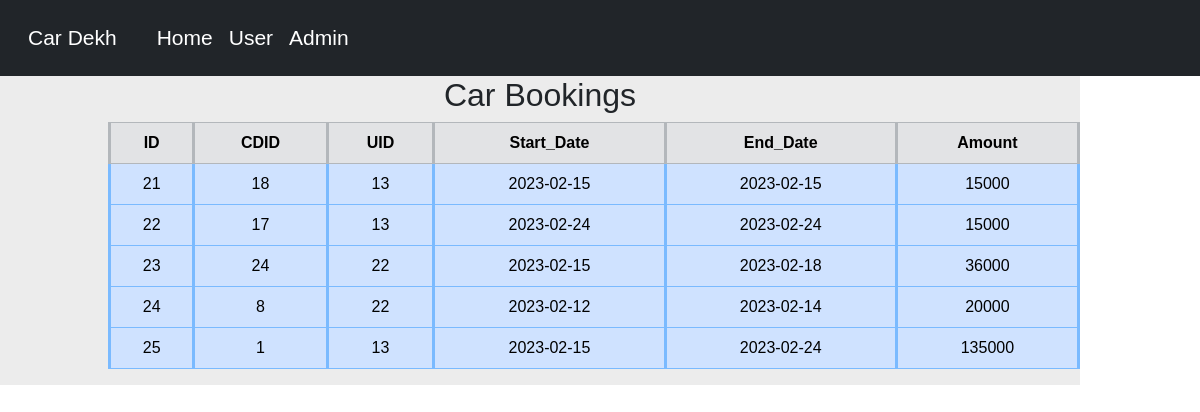
Page /Cars-Coding/my_bookings.php on the committed database.
### tables this page shows
CREATE TABLE `my_bookings` (
  `id` int(11) NOT NULL,
  `cdid` int(11) NOT NULL,
  `uid` int(11) NOT NULL,
  `start_date` date NOT NULL,
  `end_date` date NOT NULL,
  `amount` int(11) NOT NULL,
  `created_at` timestamp NOT NULL DEFAULT CURRENT_TIMESTAMP ON UPDATE CURRENT_TIMESTAMP,
  `updated_at` timestamp NOT NULL DEFAULT CURRENT_TIMESTAMP ON UPDATE CURRENT_TIMESTAMP
);

### Cars-Coding/src/booking.php (called while the page is built, shortened)
<?php
class booking{
private $connection = null;
public function __construct($conn){
        $this->connection = $conn;
}
public function booked(){
        $query = "select * from my_bookings";
        if($result=mysqli_query($this->connection->getconnection(),$query)){
            return $result;
        }
}
}
?>

### Cars-Coding/src/connection.php (called while the page is built)
<?php
class connection {
    private $conn = null;
    public function __construct(){
        $this->conn = mysqli_connect("localhost", "root", "root", "cars");
    }
    public function getconnection(){
        return $this->conn;
    }
}
?>

### Cars-Coding/my_bookings.php (the view, shortened to what this page needs)
<?php
include('./components/header.php');
include('./src/booking.php');
?>
<?php
$book = new booking($connect);
$bookings = $book->booked();
echo '<div class="table table-responsive  table-active " >
<table class="table center" >
    <h2 style="text-align:center">Car Bookings</h2>
    <tr class="table-secondary center" >
        <th >ID</th>
        <th >CDID</th>
        <th >UID</th>
        <th >Start_Date</th>
        <th >End_Date</th>
        <th >Amount</th>
    </tr>';
while ($all_booked=mysqli_fetch_assoc($bookings)){
    $id = $all_booked['id'];
    $cdid = $all_booked['cdid'];
    $uid = $all_booked['uid'];
    $start_date = $all_booked['start_date'];
    $end_date = $all_booked['end_date'];
    $amount = $all_booked['amount'];
    echo '<tr class="table-primary"  >
    <td  >'.$id.'</td>
    <td >'.$cdid.'</td>
    <td >'.$uid.'</td>
    <td >'.$start_date.'</td>
    <td >'.$end_date.'</td>
    <td >'.$amount.'</td> ';
}
?>
</div>
<?php
include('./components/footer.php')
?>

### Cars-Coding/components/header.php (shortened to what this page needs)
<?php
include('./src/connection.php');
$connect = new connection();
?>
<!DOCTYPE html>
<html lang="en">
<head>
    <link rel="stylesheet" href="https://cdn.jsdelivr.net/npm/bootstrap@4.6.2/dist/css/bootstrap.min.css">
    <link rel="stylesheet" href="https://cdnjs.cloudflare.com/ajax/libs/font-awesome/6.3.0/css/all.min.css" />
    <link href="https://cdn.jsdelivr.net/npm/bootstrap@5.2.3/dist/css/bootstrap.min.css" rel="stylesheet">
    <link rel="stylesheet" href="./index.css">
</head>
<body>
<nav class="navbar navbar-expand-lg bg-dark">
  <div class="container-fluid">
    <a class="navbar-brand" href="#">Car Dekh</a>
    <div class="collapse navbar-collapse" id="navbarNav">
      <ul class="navbar-nav">
        <li class="nav-item">
          <a class="nav-link active" aria-current="page" href="index.php" style="color:white;">Home</a>
        </li>
        <?php
        if(isset($_SESSION['car_user'])){
          ?>
          <li class="nav-item">
          <a class="nav-link" href="http://localhost:8888/phpbasics/my_bookings.php">My Bookings</a>
        </li>
        <li class="nav-item">
          <a class="nav-link" href="logout.php">Logout</a>
        </li>
          <?php
        }
        else{
          ?>
          <li class="nav-item">
          <a class="nav-link" href="userlogin.php">User</a>
        </li>
        <li class="nav-item">
          <a class="nav-link" href="adminlogin.php">Admin</a>
        </li>
          <?php
        }
        ?>
      </ul>
    </div>
  </div>
</nav>

### Cars-Coding/components/footer.php (shortened to what this page needs)
</body>
</html>

### Cars-Coding/index.css (style rules this page uses)
* { box-sizing: border-box; }
body { font-family: Arial, Helvetica, sans-serif; }
.navbar { overflow: hidden; }
.navbar a { float: left; font-size: 21px; color: white; text-align: center; padding: 14px 16px; text-decoration: none; }
.tr,th,td { border: 3px solid black; }
.table { width:90%; }
.table th, td { text-align: center; }
.center { margin-left: auto; }

### rows in the picture
my_bookings: id "21", cdid "18", uid "13", start_date "2023-02-15", end_date "2023-02-15", amount "15000"
my_bookings: id "22", cdid "17", uid "13", start_date "2023-02-24", end_date "2023-02-24", amount "15000"
my_bookings: id "23", cdid "24", uid "22", start_date "2023-02-15", end_date "2023-02-18", amount "36000"
my_bookings: id "24", cdid "8", uid "22", start_date "2023-02-12", end_date "2023-02-14", amount "20000"
my_bookings: id "25", cdid "1", uid "13", start_date "2023-02-15", end_date "2023-02-24", amount "135000"
